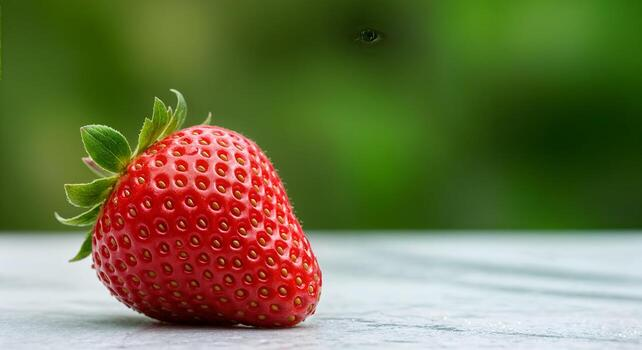
#> input picture CV-lab/input.jpg, 642 x 350 px
$ python ex18.py
#> lines starting #> are read from the running program, lines starting #| are printed output that depends on the picture
### CV-lab/cv_lab_common.py
"""Small helpers shared by the numbered OpenCV lab experiments."""

from pathlib import Path

import cv2


LAB_DIR = Path(__file__).resolve().parent


def image_path(filename: str = "input.jpg") -> Path:
    return LAB_DIR / filename


def read_image(filename: str = "input.jpg", flags: int = cv2.IMREAD_COLOR):
#> called with filename = 'input.jpg', flags = 1
    path = image_path(filename)
    image = cv2.imread(str(path), flags)
#> image is the input picture: shape (350, 642, 3); mean B, G, R 73.5, 116.1, 112.3
    if image is None:
        raise FileNotFoundError(f"Could not read image: {path}")
    return image


# [7 lines left out: function read_video, not called in this run]


def show_images(*named_images):
    """Show resizable, screen-sized image windows and wait for a key press."""
    if not named_images:
        return

    max_width = 800
    max_height = 650
    for title, image in named_images:
        height, width = image.shape[:2]
        scale = min(1, max_width / width, max_height / height)
        window_width = max(1, round(width * scale))
        window_height = max(1, round(height * scale))

        cv2.namedWindow(title, cv2.WINDOW_NORMAL)
        cv2.imshow(title, image)
        cv2.resizeWindow(title, window_width, window_height)
    cv2.waitKey(0)
    cv2.destroyAllWindows()

### CV-lab/ex18.py


import cv2

from cv_lab_common import read_image, show_images


def crop_copy_paste(image, x=0.1, y=0.1, roi_width=0.35, roi_height=0.35):
#> called with x = 0.1, y = 0.1, roi_width = 0.35, roi_height = 0.35
    height, width = image.shape[:2]
#> height = 350; width = 642
    left, top = int(width * x), int(height * y)
#> left = 64; top = 35
    right = min(width, left + max(1, int(width * roi_width)))
#> right = 288
    bottom = min(height, top + max(1, int(height * roi_height)))
#> bottom = 157
    roi = image[top:bottom, left:right].copy()
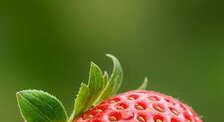
#> roi: shape (122, 224, 3); mean B, G, R 35.2, 104.1, 90.2
    if roi.size == 0:
        raise ValueError("ROI is empty; choose valid normalized ROI coordinates")
    result = image.copy()
    paste_x, paste_y = width - roi.shape[1], height - roi.shape[0]
#> paste_x = 418; paste_y = 228
    result[paste_y:height, paste_x:width] = roi
    cv2.rectangle(result, (left, top), (right - 1, bottom - 1), (0, 255, 0), 2)
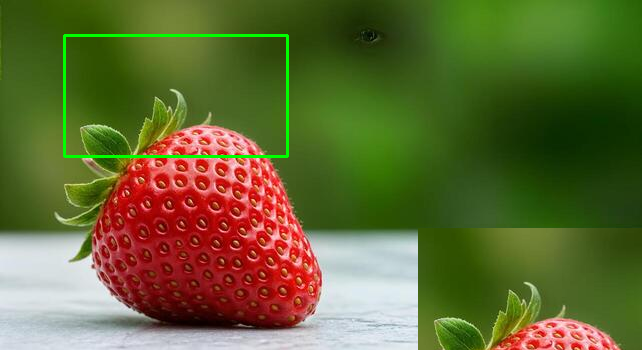
#> result: shape (350, 642, 3); mean B, G, R 51, 104.1, 98.2
    return roi, result


if __name__ == "__main__":
    image = read_image()
    roi, result = crop_copy_paste(image)
    show_images(("Source with copied ROI", result), ("Cropped ROI", roi))
